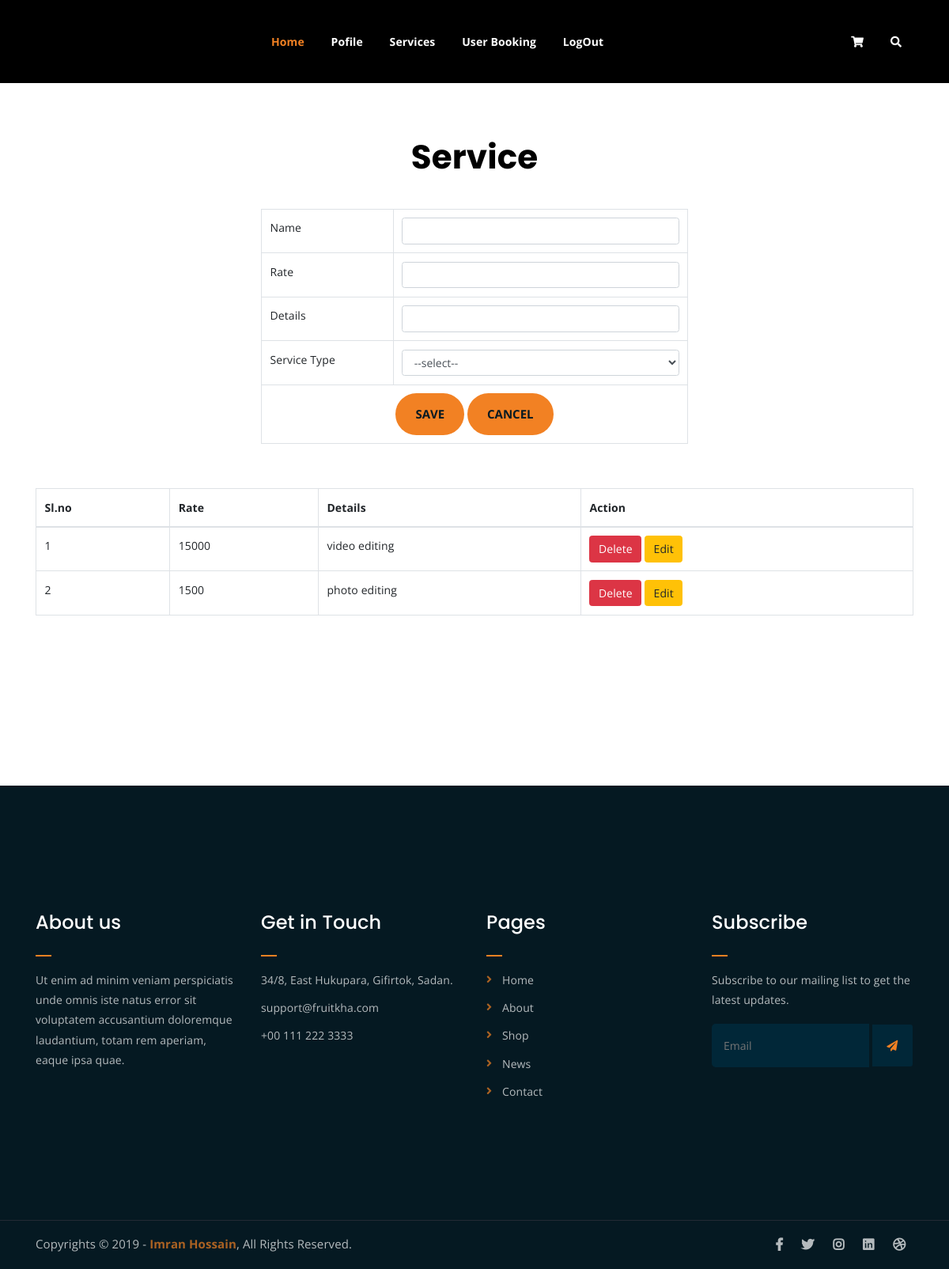
/ServiceProvider/services/ (signed in), run on the app's committed database.
### ServiceProvider/models.py (models this page shows)
class tbl_services(models.Model):
    name=models.CharField(max_length=50)
    rate=models.IntegerField()
    details=models.CharField(max_length=50)
    service=models.ForeignKey(tbl_service,on_delete=models.CASCADE)
    serviceprovider=models.ForeignKey(tbl_serviceprovider,on_delete=models.CASCADE)

### ServiceProvider/views.py (the view)
# urls.py: path('services/',views.services,name="Services"),
def services(request):
    serviceproviderdata=tbl_serviceprovider.objects.get(id=request.session["spid"])
    disdata=tbl_service.objects.all()
    data=tbl_services.objects.filter(serviceprovider=serviceproviderdata)
    if request.method=="POST":
        dis=tbl_service.objects.get(id=request.POST.get("select_ser"))
        tbl_services.objects.create(
        name = request.POST.get("txt_name"),
        rate = request.POST.get("txt_rate"),
        details = request.POST.get("txt_detail"),
        service=dis,
        serviceprovider=serviceproviderdata)
        return render(request,"ServiceProvider/Services.html",{'disdata':disdata,'data':data})
    else:
        return render(request,"ServiceProvider/Services.html",{'disdata':disdata,'data':data})

### ServiceProvider/Templates/ServiceProvider/Services.html (shortened to what this page needs)
{% extends 'ServiceProvider/header.html'%}
{% load static %}
{% block content %}
<!DOCTYPE html>
<html lang="en">
<head>
</head>
<body>
    <center><h2 style="color: black">Service</h2></center>
    <form action="" method="post">
        <div class="container mt-5">
            <div class="row justify-content-center">
                <div class="col-md-6">
                    <table class="table table-bordered" align="center">
                        <tr>
                            <td>Name</td>
                            <td><input type="text" class="form-control" name="txt_name" id=""></td>
                        </tr>
                        <tr>
                            <td>Rate</td>
                            <td><input type="rate" class="form-control" name="txt_rate" id=""></td>
                        </tr>
                        <tr>
                            <td>Details</td>
                            <td><input type="text" class="form-control" name="txt_detail" id=""></td>
                        </tr>
                        <tr>
                            <td>Service Type</td>
                            <td>
                                <select class="form-control" name="select_ser" id="sel_service">
                                    <option>--select--</option>
                                </select>
                            </td>
                        </tr>
                        <tr>
                            <td colspan="2" align="center">
                                <input type="submit" class="btn btn-primary" name="btn_save" value="Save" id="">
                                <input type="submit" class="btn btn-secondary" name="btn_reset" value="Cancel" id="">
                            </td>
                        </tr>
                    </table>
                </div>
            </div>
        </div>
    </form>
    <div class="container mt-5">
        <table class="table table-bordered">
            <thead>
                <tr>
                    <th>Sl.no</th>
                    <th>Rate</th>
                    <th>Details</th>
                    <th>Action</th>
                </tr>
            </thead>
            <tbody>
                {% for i in data %}
                <tr>
                    <td>{{forloop.counter}}</td>
                    <td>{{i.rate}}</td>
                    <td>{{i.details}}</td>
                    <td>
                        <a href="{% url 'ServiceProvider:del_services' i.id %}" class="btn btn-danger">Delete</a>
                        <a href="{% url 'ServiceProvider:edit_services' i.id %}" class="btn btn-warning">Edit</a>
                    </td>
                </tr>
                {% endfor %}
            </tbody>
        </table>
    </div>
</body>
</html>
{% endblock content %}

### Guest/static/Main/assets/css/main.css (style rules this page uses)
html { font-size: 14px; font-weight: 400; line-height: 28px; height: 100%; }
body { font-family: "Open Sans", sans-serif; font-weight: 400; font-size: 1rem; letter-spacing: 0.1px; line-height: 1.8; color: #051922; overflow-x: hidden; }
a { cursor: pointer; text-decoration: none; -webkit-transition: all 0.2s ease-in-out; -o-transition: all 0.2s ease-in-out; transition: all 0.2s ease-in-out; }
h1, .h1, h2, .h2, h3, .h3, h4, .h4, h5, .h5, h6, .h6 { font-family: "Poppins", sans-serif; font-weight: 700; margin: 0 0 1.25rem 0; color: white; }
h1:last-child, .h1:last-child, h2:last-child, .h2:last-child, h3:last-child, .h3:last-child, h4:last-child, .h4:last-child, h5:last-child, .h5:last-child, h6:last-child, .h6:last-child { margin: 0; }
h2, .h2 { font-size: 3rem; font-weight: 700; line-height: 3.25rem; }
input[type="submit"] { -webkit-transition: 0.3s; -o-transition: 0.3s; transition: 0.3s; border-radius: 50px !important; }
html, body { height: 100%; }
input[type="submit"] { background-color: #F28123; color: #051922; font-weight: 700; text-transform: uppercase; font-size: 15px; border: none !important; cursor: pointer; padding: 15px 25px; border-radius: 3px; }
thead { border-bottom: 1px solid #eee; }

### data on the page
tbl_services: rate "15000", details "video editing"
tbl_services: rate "1500", details "photo editing"
